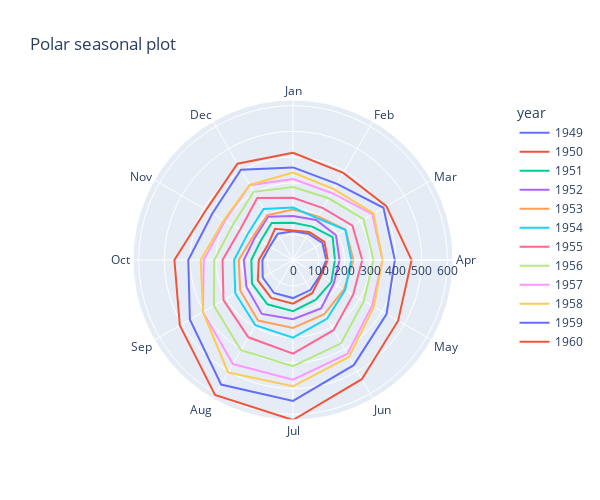

Notebook code for this chart:
### Code cell
fig = px.line_polar(flights, r='passengers', theta='month', 
                    color='year', line_close=True, 
                    title='Polar seasonal plot',
                    width=600, height=500)
fig.show()

### Figure 1 — Plotly figure (JSON) as saved in the notebook; plotly's stock layout.template omitted (floating-point values rounded to 4 significant figures)
{"data": [{"hovertemplate": "year=1949<br>passengers=%{r}<br>month=%{theta}<extra></extra>", "legendgroup": "1949", "line": {"color": "#636efa", "dash": "solid"}, "marker": {"symbol": "circle"}, "mode": "lines", "name": "1949", "r": [112, 118, 132, 129, 121, 135, 148, 148, 136, 119, 104, 118, 112], "showlegend": true, "subplot": "polar", "theta": ["Jan", "Feb", "Mar", "Apr", "May", "Jun", "Jul", "Aug", "Sep", "Oct", "Nov", "Dec", "Jan"], "type": "scatterpolar"}, {"hovertemplate": "year=1950<br>passengers=%{r}<br>month=%{theta}<extra></extra>", "legendgroup": "1950", "line": {"color": "#EF553B", "dash": "solid"}, "marker": {"symbol": "circle"}, "mode": "lines", "name": "1950", "r": [115, 126, 141, 135, 125, 149, 170, 170, 158, 133, 114, 140, 115], "showlegend": true, "subplot": "polar", "theta": ["Jan", "Feb", "Mar", "Apr", "May", "Jun", "Jul", "Aug", "Sep", "Oct", "Nov", "Dec", "Jan"], "type": "scatterpolar"}, {"hovertemplate": "year=1951<br>passengers=%{r}<br>month=%{theta}<extra></extra>", "legendgroup": "1951", "line": {"color": "#00cc96", "dash": "solid"}, "marker": {"symbol": "circle"}, "mode": "lines", "name": "1951", "r": [145, 150, 178, 163, 172, 178, 199, 199, 184, 162, 146, 166, 145], "showlegend": true, "subplot": "polar", "theta": ["Jan", "Feb", "Mar", "Apr", "May", "Jun", "Jul", "Aug", "Sep", "Oct", "Nov", "Dec", "Jan"], "type": "scatterpolar"}, {"hovertemplate": "year=1952<br>passengers=%{r}<br>month=%{theta}<extra></extra>", "legendgroup": "1952", "line": {"color": "#ab63fa", "dash": "solid"}, "marker": {"symbol": "circle"}, "mode": "lines", "name": "1952", "r": [171, 180, 193, 181, 183, 218, 230, 242, 209, 191, 172, 194, 171], "showlegend": true, "subplot": "polar", "theta": ["Jan", "Feb", "Mar", "Apr", "May", "Jun", "Jul", "Aug", "Sep", "Oct", "Nov", "Dec", "Jan"], "type": "scatterpolar"}, {"hovertemplate": "year=1953<br>passengers=%{r}<br>month=%{theta}<extra></extra>", "legendgroup": "1953", "line": {"color": "#FFA15A", "dash": "solid"}, "marker": {"symbol": "circle"}, "mode": "lines", "name": "1953", "r": [196, 196, 236, 235, 229, 243, 264, 272, 237, 211, 180, 201, 196], "showlegend": true, "subplot": "polar", "theta": ["Jan", "Feb", "Mar", "Apr", "May", "Jun", "Jul", "Aug", "Sep", "Oct", "Nov", "Dec", "Jan"], "type": "scatterpolar"}, {"hovertemplate": "year=1954<br>passengers=%{r}<br>month=%{theta}<extra></extra>", "legendgroup": "1954", "line": {"color": "#19d3f3", "dash": "solid"}, "marker": {"symbol": "circle"}, "mode": "lines", "name": "1954", "r": [204, 188, 235, 227, 234, 264, 302, 293, 259, 229, 203, 229, 204], "showlegend": true, "subplot": "polar", "theta": ["Jan", "Feb", "Mar", "Apr", "May", "Jun", "Jul", "Aug", "Sep", "Oct", "Nov", "Dec", "Jan"], "type": "scatterpolar"}, {"hovertemplate": "year=1955<br>passengers=%{r}<br>month=%{theta}<extra></extra>", "legendgroup": "1955", "line": {"color": "#FF6692", "dash": "solid"}, "marker": {"symbol": "circle"}, "mode": "lines", "name": "1955", "r": [242, 233, 267, 269, 270, 315, 364, 347, 312, 274, 237, 278, 242], "showlegend": true, "subplot": "polar", "theta": ["Jan", "Feb", "Mar", "Apr", "May", "Jun", "Jul", "Aug", "Sep", "Oct", "Nov", "Dec", "Jan"], "type": "scatterpolar"}, {"hovertemplate": "year=1956<br>passengers=%{r}<br>month=%{theta}<extra></extra>", "legendgroup": "1956", "line": {"color": "#B6E880", "dash": "solid"}, "marker": {"symbol": "circle"}, "mode": "lines", "name": "1956", "r": [284, 277, 317, 313, 318, 374, 413, 405, 355, 306, 271, 306, 284], "showlegend": true, "subplot": "polar", "theta": ["Jan", "Feb", "Mar", "Apr", "May", "Jun", "Jul", "Aug", "Sep", "Oct", "Nov", "Dec", "Jan"], "type": "scatterpolar"}, {"hovertemplate": "year=1957<br>passengers=%{r}<br>month=%{theta}<extra></extra>", "legendgroup": "1957", "line": {"color": "#FF97FF", "dash": "solid"}, "marker": {"symbol": "circle"}, "mode": "lines", "name": "1957", "r": [315, 301, 356, 348, 355, 422, 465, 467, 404, 347, 305, 336, 315], "showlegend": true, "subplot": "polar", "theta": ["Jan", "Feb", "Mar", "Apr", "May", "Jun", "Jul", "Aug", "Sep", "Oct", "Nov", "Dec", "Jan"], "type": "scatterpolar"}, {"hovertemplate": "year=1958<br>passengers=%{r}<br>month=%{theta}<extra></extra>", "legendgroup": "1958", "line": {"color": "#FECB52", "dash": "solid"}, "marker": {"symbol": "circle"}, "mode": "lines", "name": "1958", "r": [340, 318, 362, 348, 363, 435, 491, 505, 404, 359, 310, 337, 340], "showlegend": true, "subplot": "polar", "theta": ["Jan", "Feb", "Mar", "Apr", "May", "Jun", "Jul", "Aug", "Sep", "Oct", "Nov", "Dec", "Jan"], "type": "scatterpolar"}, {"hovertemplate": "year=1959<br>passengers=%{r}<br>month=%{theta}<extra></extra>", "legendgroup": "1959", "line": {"color": "#636efa", "dash": "solid"}, "marker": {"symbol": "circle"}, "mode": "lines", "name": "1959", "r": [360, 342, 406, 396, 420, 472, 548, 559, 463, 407, 362, 405, 360], "showlegend": true, "subplot": "polar", "theta": ["Jan", "Feb", "Mar", "Apr", "May", "Jun", "Jul", "Aug", "Sep", "Oct", "Nov", "Dec", "Jan"], "type": "scatterpolar"}, {"hovertemplate": "year=1960<br>passengers=%{r}<br>month=%{theta}<extra></extra>", "legendgroup": "1960", "line": {"color": "#EF553B", "dash": "solid"}, "marker": {"symbol": "circle"}, "mode": "lines", "name": "1960", "r": [417, 391, 419, 461, 472, 535, 622, 606, 508, 461, 390, 432, 417], "showlegend": true, "subplot": "polar", "theta": ["Jan", "Feb", "Mar", "Apr", "May", "Jun", "Jul", "Aug", "Sep", "Oct", "Nov", "Dec", "Jan"], "type": "scatterpolar"}], "layout": {"height": 500, "legend": {"title": {"text": "year"}, "tracegroupgap": 0}, "polar": {"angularaxis": {"direction": "clockwise", "rotation": 90}, "domain": {"x": [0, 1], "y": [0, 1]}}, "title": {"text": "Polar seasonal plot"}, "width": 600}}
